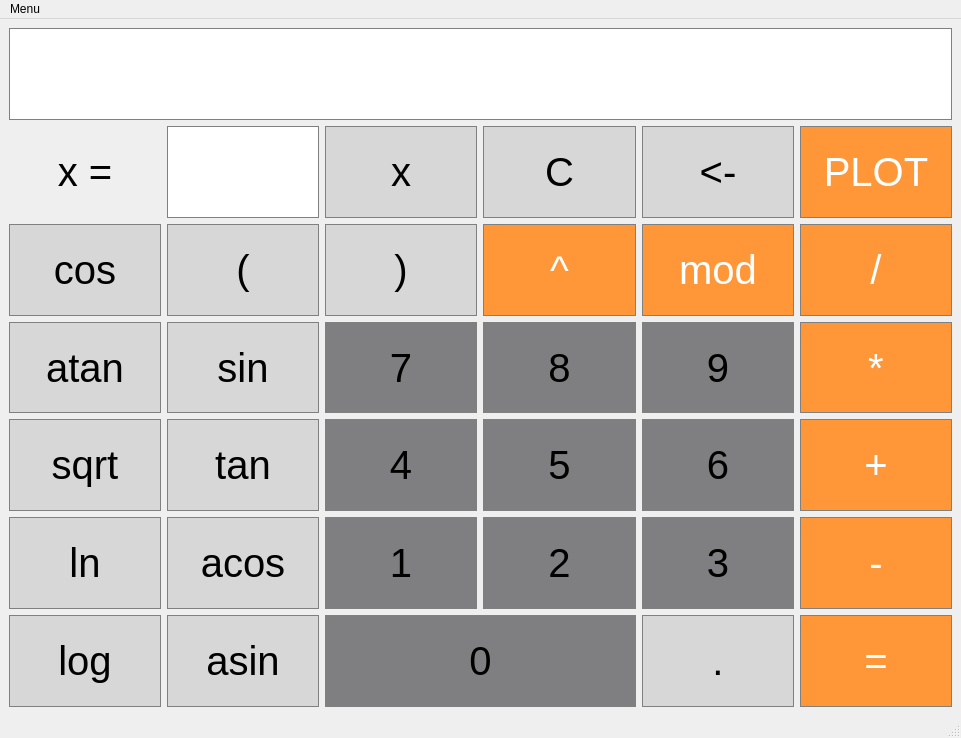
<?xml version="1.0" encoding="UTF-8"?>
<ui version="4.0">
 <class>MainWindow</class>
 <widget class="QMainWindow" name="MainWindow">
  <property name="geometry">
   <rect>
    <x>0</x>
    <y>0</y>
    <width>961</width>
    <height>738</height>
   </rect>
  </property>
  <property name="windowTitle">
   <string>MainWindow</string>
  </property>
  <widget class="QWidget" name="centralwidget">
   <layout class="QGridLayout" name="gridLayout_3">
    <item row="5" column="5">
     <widget class="QPushButton" name="pushButton_mul">
      <property name="sizePolicy">
       <sizepolicy hsizetype="Minimum" vsizetype="Preferred">
        <horstretch>0</horstretch>
        <verstretch>0</verstretch>
       </sizepolicy>
      </property>
      <property name="font">
       <font>
        <pointsize>30</pointsize>
       </font>
      </property>
      <property name="styleSheet">
       <string notr="true">QPushButton {
background-color: rgb(255, 151, 57);
color: rgb(255, 255, 255);
border: 1px solid gray;
}

QPushButton:pressed {
background-color: qlineargradient(x1: 0, y1: 0, x2: 0, y2: 1,
                                      stop: 0 #FF7832, stop: 1 #FF9739);
}</string>
      </property>
      <property name="text">
       <string>*</string>
      </property>
     </widget>
    </item>
    <item row="7" column="3">
     <widget class="QPushButton" name="pushButton_two">
      <property name="sizePolicy">
       <sizepolicy hsizetype="Minimum" vsizetype="Preferred">
        <horstretch>0</horstretch>
        <verstretch>0</verstretch>
       </sizepolicy>
      </property>
      <property name="font">
       <font>
        <pointsize>30</pointsize>
       </font>
      </property>
      <property name="styleSheet">
       <string notr="true">QPushButton {
color: rgb(0, 0, 0);
	background-color: rgb(127, 126, 128);
 border: 1px solid gray;
}
QPushButton:pressed {
    background-color: qlineargradient(x1: 0, y1: 0, x2: 0, y2: 1,
                                      stop: 0 #dadbde, stop: 1 #f6f7fa);
}</string>
      </property>
      <property name="text">
       <string>2</string>
      </property>
     </widget>
    </item>
    <item row="2" column="5">
     <widget class="QPushButton" name="pushButton_plot">
      <property name="sizePolicy">
       <sizepolicy hsizetype="Minimum" vsizetype="Preferred">
        <horstretch>0</horstretch>
        <verstretch>0</verstretch>
       </sizepolicy>
      </property>
      <property name="font">
       <font>
        <pointsize>30</pointsize>
       </font>
      </property>
      <property name="styleSheet">
       <string notr="true">QPushButton {
background-color: rgb(255, 151, 57);
color: rgb(255, 255, 255);
border: 1px solid gray;
}

QPushButton:pressed {
background-color: qlineargradient(x1: 0, y1: 0, x2: 0, y2: 1,
                                      stop: 0 #FF7832, stop: 1 #FF9739);
}</string>
      </property>
      <property name="text">
       <string>PLOT</string>
      </property>
     </widget>
    </item>
    <item row="7" column="4">
     <widget class="QPushButton" name="pushButton_three">
      <property name="sizePolicy">
       <sizepolicy hsizetype="Minimum" vsizetype="Preferred">
        <horstretch>0</horstretch>
        <verstretch>0</verstretch>
       </sizepolicy>
      </property>
      <property name="font">
       <font>
        <pointsize>30</pointsize>
       </font>
      </property>
      <property name="styleSheet">
       <string notr="true">QPushButton {
color: rgb(0, 0, 0);
	background-color: rgb(127, 126, 128);
 border: 1px solid gray;
}
QPushButton:pressed {
    background-color: qlineargradient(x1: 0, y1: 0, x2: 0, y2: 1,
                                      stop: 0 #dadbde, stop: 1 #f6f7fa);
}</string>
      </property>
      <property name="text">
       <string>3</string>
      </property>
     </widget>
    </item>
    <item row="6" column="5">
     <widget class="QPushButton" name="pushButton_add">
      <property name="sizePolicy">
       <sizepolicy hsizetype="Minimum" vsizetype="Preferred">
        <horstretch>0</horstretch>
        <verstretch>0</verstretch>
       </sizepolicy>
      </property>
      <property name="font">
       <font>
        <pointsize>30</pointsize>
       </font>
      </property>
      <property name="styleSheet">
       <string notr="true">QPushButton {
background-color: rgb(255, 151, 57);
color: rgb(255, 255, 255);
border: 1px solid gray;
}

QPushButton:pressed {
background-color: qlineargradient(x1: 0, y1: 0, x2: 0, y2: 1,
                                      stop: 0 #FF7832, stop: 1 #FF9739);
}</string>
      </property>
      <property name="text">
       <string>+</string>
      </property>
     </widget>
    </item>
    <item row="4" column="4">
     <widget class="QPushButton" name="pushButton_mod">
      <property name="sizePolicy">
       <sizepolicy hsizetype="Minimum" vsizetype="Preferred">
        <horstretch>0</horstretch>
        <verstretch>0</verstretch>
       </sizepolicy>
      </property>
      <property name="font">
       <font>
        <pointsize>30</pointsize>
       </font>
      </property>
      <property name="styleSheet">
       <string notr="true">QPushButton {
background-color: rgb(255, 151, 57);
color: rgb(255, 255, 255);
border: 1px solid gray;
}

QPushButton:pressed {
background-color: qlineargradient(x1: 0, y1: 0, x2: 0, y2: 1,
                                      stop: 0 #FF7832, stop: 1 #FF9739);
}</string>
      </property>
      <property name="text">
       <string>mod</string>
      </property>
     </widget>
    </item>
    <item row="2" column="2">
     <widget class="QPushButton" name="pushButton_x">
      <property name="sizePolicy">
       <sizepolicy hsizetype="Minimum" vsizetype="Preferred">
        <horstretch>0</horstretch>
        <verstretch>0</verstretch>
       </sizepolicy>
      </property>
      <property name="font">
       <font>
        <pointsize>30</pointsize>
       </font>
      </property>
      <property name="styleSheet">
       <string notr="true">QPushButton {
  background-color: rgb(215, 215, 215);
  border: 1px solid gray;
	color: rgb(0, 0, 0);
}
QPushButton:pressed {
    background-color: qlineargradient(x1: 0, y1: 0, x2: 0, y2: 1,
                                      stop: 0 #BEBEBE, stop: 1 #D7D7D7);
}</string>
      </property>
      <property name="text">
       <string>x</string>
      </property>
     </widget>
    </item>
    <item row="8" column="4">
     <widget class="QPushButton" name="pushButton_dot">
      <property name="sizePolicy">
       <sizepolicy hsizetype="Minimum" vsizetype="Preferred">
        <horstretch>0</horstretch>
        <verstretch>0</verstretch>
       </sizepolicy>
      </property>
      <property name="font">
       <font>
        <pointsize>30</pointsize>
       </font>
      </property>
      <property name="styleSheet">
       <string notr="true">QPushButton {
  background-color: rgb(215, 215, 215);
  border: 1px solid gray;
	color: rgb(0, 0, 0);
}
QPushButton:pressed {
    background-color: qlineargradient(x1: 0, y1: 0, x2: 0, y2: 1,
                                      stop: 0 #BEBEBE, stop: 1 #D7D7D7);
}</string>
      </property>
      <property name="text">
       <string>.</string>
      </property>
     </widget>
    </item>
    <item row="6" column="4">
     <widget class="QPushButton" name="pushButton_six">
      <property name="sizePolicy">
       <sizepolicy hsizetype="Minimum" vsizetype="Preferred">
        <horstretch>0</horstretch>
        <verstretch>0</verstretch>
       </sizepolicy>
      </property>
      <property name="font">
       <font>
        <pointsize>30</pointsize>
       </font>
      </property>
      <property name="styleSheet">
       <string notr="true">QPushButton {
color: rgb(0, 0, 0);
	background-color: rgb(127, 126, 128);
 border: 1px solid gray;
}
QPushButton:pressed {
    background-color: qlineargradient(x1: 0, y1: 0, x2: 0, y2: 1,
                                      stop: 0 #dadbde, stop: 1 #f6f7fa);
}</string>
      </property>
      <property name="text">
       <string>6</string>
      </property>
     </widget>
    </item>
    <item row="0" column="0" colspan="6">
     <widget class="QLineEdit" name="lineEdit">
      <property name="sizePolicy">
       <sizepolicy hsizetype="Expanding" vsizetype="Preferred">
        <horstretch>0</horstretch>
        <verstretch>0</verstretch>
       </sizepolicy>
      </property>
      <property name="font">
       <font>
        <pointsize>48</pointsize>
       </font>
      </property>
      <property name="styleSheet">
       <string notr="true">color: rgb(0, 0, 0);
  qproperty-alignment: 'AlignVCenter | AlignRight';
  border: 1px solid gray;


background-color : white;</string>
      </property>
     </widget>
    </item>
    <item row="5" column="3">
     <widget class="QPushButton" name="pushButton_eight">
      <property name="sizePolicy">
       <sizepolicy hsizetype="Minimum" vsizetype="Preferred">
        <horstretch>0</horstretch>
        <verstretch>0</verstretch>
       </sizepolicy>
      </property>
      <property name="font">
       <font>
        <pointsize>30</pointsize>
       </font>
      </property>
      <property name="styleSheet">
       <string notr="true">QPushButton {
color: rgb(0, 0, 0);
	background-color: rgb(127, 126, 128);
 border: 1px solid gray;
}
QPushButton:pressed {
    background-color: qlineargradient(x1: 0, y1: 0, x2: 0, y2: 1,
                                      stop: 0 #dadbde, stop: 1 #f6f7fa);
}</string>
      </property>
      <property name="text">
       <string>8</string>
      </property>
     </widget>
    </item>
    <item row="6" column="2">
     <widget class="QPushButton" name="pushButton_four">
      <property name="sizePolicy">
       <sizepolicy hsizetype="Minimum" vsizetype="Preferred">
        <horstretch>0</horstretch>
        <verstretch>0</verstretch>
       </sizepolicy>
      </property>
      <property name="font">
       <font>
        <pointsize>30</pointsize>
       </font>
      </property>
      <property name="styleSheet">
       <string notr="true">QPushButton {
color: rgb(0, 0, 0);
	background-color: rgb(127, 126, 128);
 border: 1px solid gray;
}
QPushButton:pressed {
    background-color: qlineargradient(x1: 0, y1: 0, x2: 0, y2: 1,
                                      stop: 0 #dadbde, stop: 1 #f6f7fa);
}</string>
      </property>
      <property name="text">
       <string>4</string>
      </property>
     </widget>
    </item>
    <item row="5" column="2">
     <widget class="QPushButton" name="pushButton_seven">
      <property name="sizePolicy">
       <sizepolicy hsizetype="Minimum" vsizetype="Preferred">
        <horstretch>0</horstretch>
        <verstretch>0</verstretch>
       </sizepolicy>
      </property>
      <property name="font">
       <font>
        <pointsize>30</pointsize>
       </font>
      </property>
      <property name="styleSheet">
       <string notr="true">QPushButton {
color: rgb(0, 0, 0);
	background-color: rgb(127, 126, 128);
 border: 1px solid gray;
}
QPushButton:pressed {
    background-color: qlineargradient(x1: 0, y1: 0, x2: 0, y2: 1,
                                      stop: 0 #dadbde, stop: 1 #f6f7fa);
}</string>
      </property>
      <property name="text">
       <string>7</string>
      </property>
     </widget>
    </item>
    <item row="7" column="5">
     <widget class="QPushButton" name="pushButton_sub">
      <property name="sizePolicy">
       <sizepolicy hsizetype="Minimum" vsizetype="Preferred">
        <horstretch>0</horstretch>
        <verstretch>0</verstretch>
       </sizepolicy>
      </property>
      <property name="font">
       <font>
        <pointsize>30</pointsize>
       </font>
      </property>
      <property name="styleSheet">
       <string notr="true">QPushButton {
background-color: rgb(255, 151, 57);
color: rgb(255, 255, 255);
border: 1px solid gray;
}

QPushButton:pressed {
background-color: qlineargradient(x1: 0, y1: 0, x2: 0, y2: 1,
                                      stop: 0 #FF7832, stop: 1 #FF9739);
}</string>
      </property>
      <property name="text">
       <string>-</string>
      </property>
     </widget>
    </item>
    <item row="2" column="1">
     <widget class="QLineEdit" name="lineEdit_x">
      <property name="sizePolicy">
       <sizepolicy hsizetype="Ignored" vsizetype="Preferred">
        <horstretch>0</horstretch>
        <verstretch>0</verstretch>
       </sizepolicy>
      </property>
      <property name="font">
       <font>
        <pointsize>48</pointsize>
       </font>
      </property>
      <property name="styleSheet">
       <string notr="true">color: rgb(0, 0, 0);
  qproperty-alignment: 'AlignVCenter | AlignRight';
  border: 1px solid gray;


background-color : white;</string>
      </property>
     </widget>
    </item>
    <item row="2" column="0">
     <widget class="QLabel" name="label">
      <property name="font">
       <font>
        <pointsize>30</pointsize>
       </font>
      </property>
      <property name="text">
       <string>x =</string>
      </property>
      <property name="alignment">
       <set>Qt::AlignCenter</set>
      </property>
     </widget>
    </item>
    <item row="2" column="4">
     <widget class="QPushButton" name="pushButton_backspace">
      <property name="sizePolicy">
       <sizepolicy hsizetype="Minimum" vsizetype="Preferred">
        <horstretch>0</horstretch>
        <verstretch>0</verstretch>
       </sizepolicy>
      </property>
      <property name="font">
       <font>
        <pointsize>30</pointsize>
       </font>
      </property>
      <property name="styleSheet">
       <string notr="true">QPushButton {
  background-color: rgb(215, 215, 215);
  border: 1px solid gray;
	color: rgb(0, 0, 0);
}
QPushButton:pressed {
    background-color: qlineargradient(x1: 0, y1: 0, x2: 0, y2: 1,
                                      stop: 0 #BEBEBE, stop: 1 #D7D7D7);
}</string>
      </property>
      <property name="text">
       <string>&lt;-</string>
      </property>
     </widget>
    </item>
    <item row="4" column="3">
     <widget class="QPushButton" name="pushButton_deg">
      <property name="sizePolicy">
       <sizepolicy hsizetype="Minimum" vsizetype="Preferred">
        <horstretch>0</horstretch>
        <verstretch>0</verstretch>
       </sizepolicy>
      </property>
      <property name="font">
       <font>
        <pointsize>30</pointsize>
       </font>
      </property>
      <property name="styleSheet">
       <string notr="true">QPushButton {
background-color: rgb(255, 151, 57);
color: rgb(255, 255, 255);
border: 1px solid gray;
}

QPushButton:pressed {
background-color: qlineargradient(x1: 0, y1: 0, x2: 0, y2: 1,
                                      stop: 0 #FF7832, stop: 1 #FF9739);
}</string>
      </property>
      <property name="text">
       <string>^</string>
      </property>
     </widget>
    </item>
    <item row="7" column="2">
     <widget class="QPushButton" name="pushButton_one">
      <property name="sizePolicy">
       <sizepolicy hsizetype="Minimum" vsizetype="Preferred">
        <horstretch>0</horstretch>
        <verstretch>0</verstretch>
       </sizepolicy>
      </property>
      <property name="font">
       <font>
        <pointsize>30</pointsize>
       </font>
      </property>
      <property name="styleSheet">
       <string notr="true">QPushButton {
color: rgb(0, 0, 0);
	background-color: rgb(127, 126, 128);
 border: 1px solid gray;
}
QPushButton:pressed {
    background-color: qlineargradient(x1: 0, y1: 0, x2: 0, y2: 1,
                                      stop: 0 #dadbde, stop: 1 #f6f7fa);
}</string>
      </property>
      <property name="text">
       <string>1</string>
      </property>
     </widget>
    </item>
    <item row="2" column="3">
     <widget class="QPushButton" name="pushButton_clear">
      <property name="sizePolicy">
       <sizepolicy hsizetype="Minimum" vsizetype="Preferred">
        <horstretch>0</horstretch>
        <verstretch>0</verstretch>
       </sizepolicy>
      </property>
      <property name="font">
       <font>
        <pointsize>30</pointsize>
       </font>
      </property>
      <property name="styleSheet">
       <string notr="true">QPushButton {
  background-color: rgb(215, 215, 215);
  border: 1px solid gray;
	color: rgb(0, 0, 0);
}
QPushButton:pressed {
    background-color: qlineargradient(x1: 0, y1: 0, x2: 0, y2: 1,
                                      stop: 0 #BEBEBE, stop: 1 #D7D7D7);
}</string>
      </property>
      <property name="text">
       <string>C</string>
      </property>
     </widget>
    </item>
    <item row="8" column="5">
     <widget class="QPushButton" name="pushButton_eq">
      <property name="sizePolicy">
       <sizepolicy hsizetype="Minimum" vsizetype="Preferred">
        <horstretch>0</horstretch>
        <verstretch>0</verstretch>
       </sizepolicy>
      </property>
      <property name="font">
       <font>
        <pointsize>30</pointsize>
       </font>
      </property>
      <property name="styleSheet">
       <string notr="true">QPushButton {
background-color: rgb(255, 151, 57);
color: rgb(255, 255, 255);
border: 1px solid gray;
}

QPushButton:pressed {
background-color: qlineargradient(x1: 0, y1: 0, x2: 0, y2: 1,
                                      stop: 0 #FF7832, stop: 1 #FF9739);
}</string>
      </property>
      <property name="text">
       <string>=</string>
      </property>
     </widget>
    </item>
    <item row="5" column="4">
     <widget class="QPushButton" name="pushButton_nine">
      <property name="sizePolicy">
       <sizepolicy hsizetype="Minimum" vsizetype="Preferred">
        <horstretch>0</horstretch>
        <verstretch>0</verstretch>
       </sizepolicy>
      </property>
      <property name="font">
       <font>
        <pointsize>30</pointsize>
       </font>
      </property>
      <property name="styleSheet">
       <string notr="true">QPushButton {
color: rgb(0, 0, 0);
	background-color: rgb(127, 126, 128);
 border: 1px solid gray;
}
QPushButton:pressed {
    background-color: qlineargradient(x1: 0, y1: 0, x2: 0, y2: 1,
                                      stop: 0 #dadbde, stop: 1 #f6f7fa);
}</string>
      </property>
      <property name="text">
       <string>9</string>
      </property>
     </widget>
    </item>
    <item row="8" column="2" colspan="2">
     <widget class="QPushButton" name="pushButton_zero">
      <property name="sizePolicy">
       <sizepolicy hsizetype="Minimum" vsizetype="Preferred">
        <horstretch>0</horstretch>
        <verstretch>0</verstretch>
       </sizepolicy>
      </property>
      <property name="font">
       <font>
        <pointsize>30</pointsize>
       </font>
      </property>
      <property name="styleSheet">
       <string notr="true">QPushButton {
color: rgb(0, 0, 0);
	background-color: rgb(127, 126, 128);
 border: 1px solid gray;
}
QPushButton:pressed {
    background-color: qlineargradient(x1: 0, y1: 0, x2: 0, y2: 1,
                                      stop: 0 #dadbde, stop: 1 #f6f7fa);
}</string>
      </property>
      <property name="text">
       <string>0</string>
      </property>
     </widget>
    </item>
    <item row="4" column="5">
     <widget class="QPushButton" name="pushButton_div">
      <property name="sizePolicy">
       <sizepolicy hsizetype="Minimum" vsizetype="Preferred">
        <horstretch>0</horstretch>
        <verstretch>0</verstretch>
       </sizepolicy>
      </property>
      <property name="font">
       <font>
        <pointsize>30</pointsize>
       </font>
      </property>
      <property name="styleSheet">
       <string notr="true">QPushButton {
background-color: rgb(255, 151, 57);
color: rgb(255, 255, 255);
border: 1px solid gray;
}

QPushButton:pressed {
background-color: qlineargradient(x1: 0, y1: 0, x2: 0, y2: 1,
                                      stop: 0 #FF7832, stop: 1 #FF9739);
}</string>
      </property>
      <property name="text">
       <string>/</string>
      </property>
     </widget>
    </item>
    <item row="6" column="3">
     <widget class="QPushButton" name="pushButton_five">
      <property name="sizePolicy">
       <sizepolicy hsizetype="Minimum" vsizetype="Preferred">
        <horstretch>0</horstretch>
        <verstretch>0</verstretch>
       </sizepolicy>
      </property>
      <property name="font">
       <font>
        <pointsize>30</pointsize>
       </font>
      </property>
      <property name="styleSheet">
       <string notr="true">QPushButton {
color: rgb(0, 0, 0);
	background-color: rgb(127, 126, 128);
 border: 1px solid gray;
}
QPushButton:pressed {
    background-color: qlineargradient(x1: 0, y1: 0, x2: 0, y2: 1,
                                      stop: 0 #dadbde, stop: 1 #f6f7fa);
}</string>
      </property>
      <property name="text">
       <string>5</string>
      </property>
     </widget>
    </item>
    <item row="8" column="0">
     <widget class="QPushButton" name="pushButton_log">
      <property name="sizePolicy">
       <sizepolicy hsizetype="Minimum" vsizetype="Preferred">
        <horstretch>0</horstretch>
        <verstretch>0</verstretch>
       </sizepolicy>
      </property>
      <property name="font">
       <font>
        <pointsize>30</pointsize>
       </font>
      </property>
      <property name="styleSheet">
       <string notr="true">QPushButton {
  background-color: rgb(215, 215, 215);
  border: 1px solid gray;
	color: rgb(0, 0, 0);
}
QPushButton:pressed {
    background-color: qlineargradient(x1: 0, y1: 0, x2: 0, y2: 1,
                                      stop: 0 #BEBEBE, stop: 1 #D7D7D7);
}</string>
      </property>
      <property name="text">
       <string>log</string>
      </property>
     </widget>
    </item>
    <item row="8" column="1">
     <widget class="QPushButton" name="pushButton_asin">
      <property name="sizePolicy">
       <sizepolicy hsizetype="Minimum" vsizetype="Preferred">
        <horstretch>0</horstretch>
        <verstretch>0</verstretch>
       </sizepolicy>
      </property>
      <property name="font">
       <font>
        <pointsize>30</pointsize>
       </font>
      </property>
      <property name="styleSheet">
       <string notr="true">QPushButton {
  background-color: rgb(215, 215, 215);
  border: 1px solid gray;
	color: rgb(0, 0, 0);
}
QPushButton:pressed {
    background-color: qlineargradient(x1: 0, y1: 0, x2: 0, y2: 1,
                                      stop: 0 #BEBEBE, stop: 1 #D7D7D7);
}</string>
      </property>
      <property name="text">
       <string>asin</string>
      </property>
     </widget>
    </item>
    <item row="7" column="0">
     <widget class="QPushButton" name="pushButton_ln">
      <property name="sizePolicy">
       <sizepolicy hsizetype="Minimum" vsizetype="Preferred">
        <horstretch>0</horstretch>
        <verstretch>0</verstretch>
       </sizepolicy>
      </property>
      <property name="font">
       <font>
        <pointsize>30</pointsize>
       </font>
      </property>
      <property name="styleSheet">
       <string notr="true">QPushButton {
  background-color: rgb(215, 215, 215);
  border: 1px solid gray;
	color: rgb(0, 0, 0);
}
QPushButton:pressed {
    background-color: qlineargradient(x1: 0, y1: 0, x2: 0, y2: 1,
                                      stop: 0 #BEBEBE, stop: 1 #D7D7D7);
}</string>
      </property>
      <property name="text">
       <string>ln</string>
      </property>
     </widget>
    </item>
    <item row="7" column="1">
     <widget class="QPushButton" name="pushButton_acos">
      <property name="sizePolicy">
       <sizepolicy hsizetype="Minimum" vsizetype="Preferred">
        <horstretch>0</horstretch>
        <verstretch>0</verstretch>
       </sizepolicy>
      </property>
      <property name="font">
       <font>
        <pointsize>30</pointsize>
       </font>
      </property>
      <property name="styleSheet">
       <string notr="true">QPushButton {
  background-color: rgb(215, 215, 215);
  border: 1px solid gray;
	color: rgb(0, 0, 0);
}
QPushButton:pressed {
    background-color: qlineargradient(x1: 0, y1: 0, x2: 0, y2: 1,
                                      stop: 0 #BEBEBE, stop: 1 #D7D7D7);
}</string>
      </property>
      <property name="text">
       <string>acos</string>
      </property>
     </widget>
    </item>
    <item row="6" column="0">
     <widget class="QPushButton" name="pushButton_sqrt">
      <property name="sizePolicy">
       <sizepolicy hsizetype="Minimum" vsizetype="Preferred">
        <horstretch>0</horstretch>
        <verstretch>0</verstretch>
       </sizepolicy>
      </property>
      <property name="font">
       <font>
        <pointsize>30</pointsize>
       </font>
      </property>
      <property name="styleSheet">
       <string notr="true">QPushButton {
  background-color: rgb(215, 215, 215);
  border: 1px solid gray;
	color: rgb(0, 0, 0);
}
QPushButton:pressed {
    background-color: qlineargradient(x1: 0, y1: 0, x2: 0, y2: 1,
                                      stop: 0 #BEBEBE, stop: 1 #D7D7D7);
}</string>
      </property>
      <property name="text">
       <string>sqrt</string>
      </property>
     </widget>
    </item>
    <item row="6" column="1">
     <widget class="QPushButton" name="pushButton_tan">
      <property name="sizePolicy">
       <sizepolicy hsizetype="Minimum" vsizetype="Preferred">
        <horstretch>0</horstretch>
        <verstretch>0</verstretch>
       </sizepolicy>
      </property>
      <property name="font">
       <font>
        <pointsize>30</pointsize>
       </font>
      </property>
      <property name="styleSheet">
       <string notr="true">QPushButton {
  background-color: rgb(215, 215, 215);
  border: 1px solid gray;
	color: rgb(0, 0, 0);
}
QPushButton:pressed {
    background-color: qlineargradient(x1: 0, y1: 0, x2: 0, y2: 1,
                                      stop: 0 #BEBEBE, stop: 1 #D7D7D7);
}</string>
      </property>
      <property name="text">
       <string>tan</string>
      </property>
     </widget>
    </item>
    <item row="5" column="0">
     <widget class="QPushButton" name="pushButton_atan">
      <property name="sizePolicy">
       <sizepolicy hsizetype="Minimum" vsizetype="Preferred">
        <horstretch>0</horstretch>
        <verstretch>0</verstretch>
       </sizepolicy>
      </property>
      <property name="font">
       <font>
        <pointsize>30</pointsize>
       </font>
      </property>
      <property name="styleSheet">
       <string notr="true">QPushButton {
  background-color: rgb(215, 215, 215);
  border: 1px solid gray;
	color: rgb(0, 0, 0);
}
QPushButton:pressed {
    background-color: qlineargradient(x1: 0, y1: 0, x2: 0, y2: 1,
                                      stop: 0 #BEBEBE, stop: 1 #D7D7D7);
}</string>
      </property>
      <property name="text">
       <string>atan</string>
      </property>
     </widget>
    </item>
    <item row="5" column="1">
     <widget class="QPushButton" name="pushButton_sin">
      <property name="sizePolicy">
       <sizepolicy hsizetype="Minimum" vsizetype="Preferred">
        <horstretch>0</horstretch>
        <verstretch>0</verstretch>
       </sizepolicy>
      </property>
      <property name="font">
       <font>
        <pointsize>30</pointsize>
       </font>
      </property>
      <property name="styleSheet">
       <string notr="true">QPushButton {
  background-color: rgb(215, 215, 215);
  border: 1px solid gray;
	color: rgb(0, 0, 0);
}
QPushButton:pressed {
    background-color: qlineargradient(x1: 0, y1: 0, x2: 0, y2: 1,
                                      stop: 0 #BEBEBE, stop: 1 #D7D7D7);
}</string>
      </property>
      <property name="text">
       <string>sin</string>
      </property>
     </widget>
    </item>
    <item row="4" column="0">
     <widget class="QPushButton" name="pushButton_cos">
      <property name="sizePolicy">
       <sizepolicy hsizetype="Minimum" vsizetype="Preferred">
        <horstretch>0</horstretch>
        <verstretch>0</verstretch>
       </sizepolicy>
      </property>
      <property name="font">
       <font>
        <pointsize>30</pointsize>
       </font>
      </property>
      <property name="styleSheet">
       <string notr="true">QPushButton {
  background-color: rgb(215, 215, 215);
  border: 1px solid gray;
	color: rgb(0, 0, 0);
}
QPushButton:pressed {
    background-color: qlineargradient(x1: 0, y1: 0, x2: 0, y2: 1,
                                      stop: 0 #BEBEBE, stop: 1 #D7D7D7);
}</string>
      </property>
      <property name="text">
       <string>cos</string>
      </property>
     </widget>
    </item>
    <item row="4" column="1">
     <widget class="QPushButton" name="pushButton_o_par">
      <property name="sizePolicy">
       <sizepolicy hsizetype="Minimum" vsizetype="Preferred">
        <horstretch>0</horstretch>
        <verstretch>0</verstretch>
       </sizepolicy>
      </property>
      <property name="font">
       <font>
        <pointsize>30</pointsize>
       </font>
      </property>
      <property name="styleSheet">
       <string notr="true">QPushButton {
  background-color: rgb(215, 215, 215);
  border: 1px solid gray;
	color: rgb(0, 0, 0);
}
QPushButton:pressed {
    background-color: qlineargradient(x1: 0, y1: 0, x2: 0, y2: 1,
                                      stop: 0 #BEBEBE, stop: 1 #D7D7D7);
}</string>
      </property>
      <property name="text">
       <string>(</string>
      </property>
     </widget>
    </item>
    <item row="4" column="2">
     <widget class="QPushButton" name="pushButton_c_par">
      <property name="sizePolicy">
       <sizepolicy hsizetype="Minimum" vsizetype="Preferred">
        <horstretch>0</horstretch>
        <verstretch>0</verstretch>
       </sizepolicy>
      </property>
      <property name="font">
       <font>
        <pointsize>30</pointsize>
       </font>
      </property>
      <property name="styleSheet">
       <string notr="true">QPushButton {
  background-color: rgb(215, 215, 215);
  border: 1px solid gray;
	color: rgb(0, 0, 0);
}
QPushButton:pressed {
    background-color: qlineargradient(x1: 0, y1: 0, x2: 0, y2: 1,
                                      stop: 0 #BEBEBE, stop: 1 #D7D7D7);
}</string>
      </property>
      <property name="text">
       <string>)</string>
      </property>
     </widget>
    </item>
   </layout>
  </widget>
  <widget class="QStatusBar" name="statusbar"/>
  <widget class="QMenuBar" name="menuBar">
   <property name="geometry">
    <rect>
     <x>0</x>
     <y>0</y>
     <width>961</width>
     <height>21</height>
    </rect>
   </property>
   <widget class="QMenu" name="menuMenu">
    <property name="title">
     <string>Menu</string>
    </property>
    <addaction name="actionPlain_calc"/>
    <addaction name="actionCredit_calc"/>
    <addaction name="actionExit"/>
   </widget>
   <addaction name="menuMenu"/>
  </widget>
  <action name="actionPlain_calc">
   <property name="text">
    <string>Plain calc</string>
   </property>
  </action>
  <action name="actionCredit_calc">
   <property name="text">
    <string>Credit calc</string>
   </property>
  </action>
  <action name="actionExit">
   <property name="text">
    <string>Leave</string>
   </property>
  </action>
 </widget>
 <resources/>
 <connections/>
</ui>
